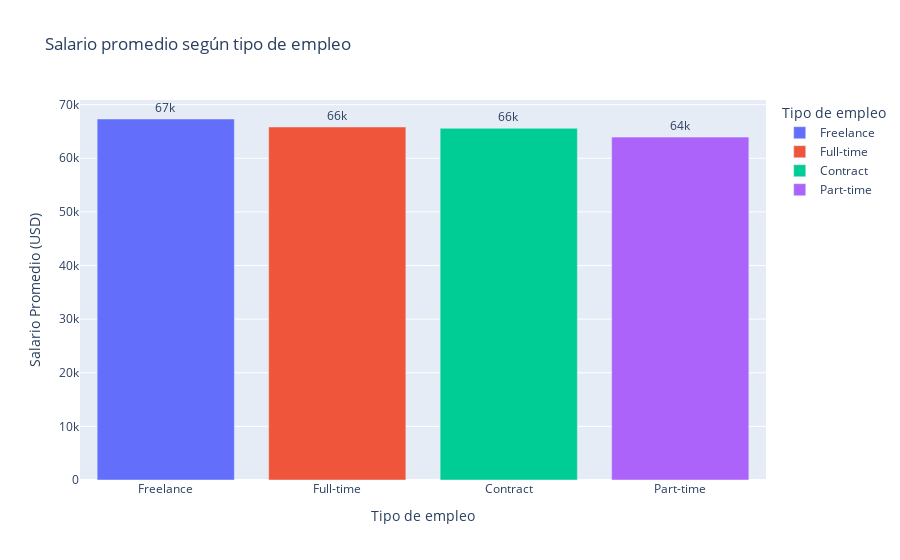

Here is the notebook cell this chart was saved with:
### Code cell
import plotly.express as px
# --- Pregunta 5: Salario promedio según tipo de empleo ---

# Agrupar por tipo de empleo y calcular salario promedio
salary_by_employment = (
    df.groupby('employment_type')['salary_usd']
    .mean()
    .sort_values(ascending=False)
    .reset_index()
)

# Gráfico de barras con escala Viridis
fig_employment = px.bar(
    salary_by_employment,
    x='employment_type',
    y='salary_usd',
    title='Salario promedio según tipo de empleo',
    labels={
        'employment_type': 'Tipo de empleo',
        'salary_usd': 'Salario Promedio (USD)'
    },
    text='salary_usd',
    color='employment_type',
    #color_continuous_scale=px.colors.sequential.Viridis
)
fig_employment.update_traces(texttemplate='%{text:.2s}', textposition='outside')
fig_employment.update_layout(xaxis={'categoryorder': 'total descending'})

fig_employment.show()

### Figure 1 — Plotly figure (JSON) as saved in the notebook; plotly's stock layout.template omitted (floating-point values rounded to 4 significant figures)
{"data": [{"hovertemplate": "Tipo de empleo=%{x}<br>Salario Promedio (USD)=%{text}<extra></extra>", "legendgroup": "Freelance", "marker": {"color": "#636efa", "pattern": {"shape": ""}}, "name": "Freelance", "orientation": "v", "showlegend": true, "text": [67330.0], "textposition": "outside", "texttemplate": "%{text:.2s}", "type": "bar", "x": ["Freelance"], "xaxis": "x", "y": [67330.0], "yaxis": "y"}, {"hovertemplate": "Tipo de empleo=%{x}<br>Salario Promedio (USD)=%{text}<extra></extra>", "legendgroup": "Full-time", "marker": {"color": "#EF553B", "pattern": {"shape": ""}}, "name": "Full-time", "orientation": "v", "showlegend": true, "text": [65840.0], "textposition": "outside", "texttemplate": "%{text:.2s}", "type": "bar", "x": ["Full-time"], "xaxis": "x", "y": [65840.0], "yaxis": "y"}, {"hovertemplate": "Tipo de empleo=%{x}<br>Salario Promedio (USD)=%{text}<extra></extra>", "legendgroup": "Contract", "marker": {"color": "#00cc96", "pattern": {"shape": ""}}, "name": "Contract", "orientation": "v", "showlegend": true, "text": [65590.0], "textposition": "outside", "texttemplate": "%{text:.2s}", "type": "bar", "x": ["Contract"], "xaxis": "x", "y": [65590.0], "yaxis": "y"}, {"hovertemplate": "Tipo de empleo=%{x}<br>Salario Promedio (USD)=%{text}<extra></extra>", "legendgroup": "Part-time", "marker": {"color": "#ab63fa", "pattern": {"shape": ""}}, "name": "Part-time", "orientation": "v", "showlegend": true, "text": [63950.0], "textposition": "outside", "texttemplate": "%{text:.2s}", "type": "bar", "x": ["Part-time"], "xaxis": "x", "y": [63950.0], "yaxis": "y"}], "layout": {"barmode": "relative", "legend": {"title": {"text": "Tipo de empleo"}, "tracegroupgap": 0}, "title": {"text": "Salario promedio según tipo de empleo"}, "xaxis": {"anchor": "y", "categoryarray": ["Freelance", "Full-time", "Contract", "Part-time"], "categoryorder": "total descending", "domain": [0, 1], "title": {"text": "Tipo de empleo"}}, "yaxis": {"anchor": "x", "domain": [0, 1], "title": {"text": "Salario Promedio (USD)"}}}}
